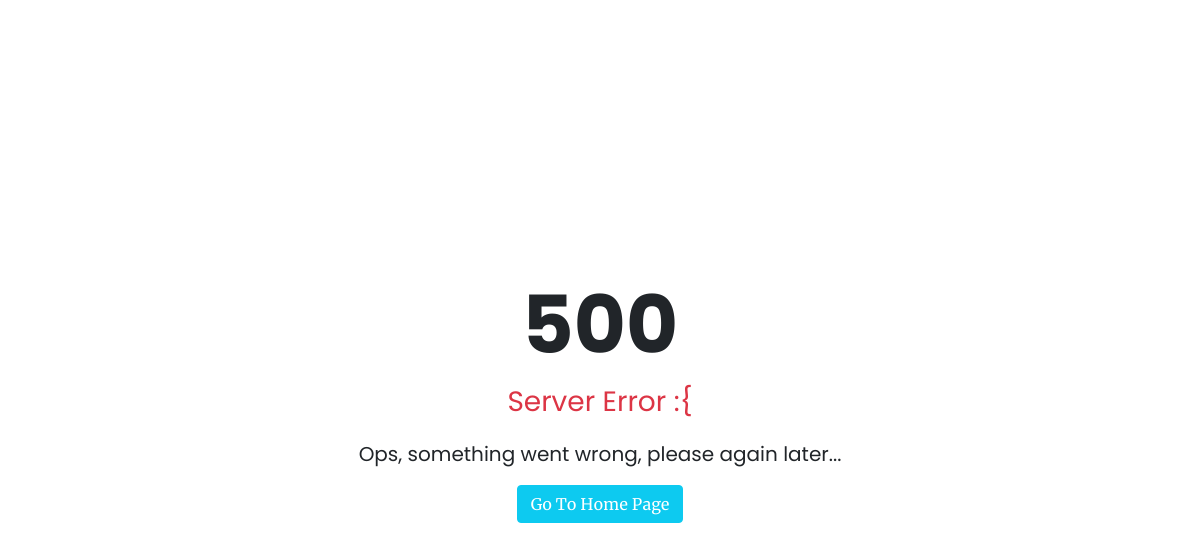
Before: /user/edit/1 (signed in) with the older database file.
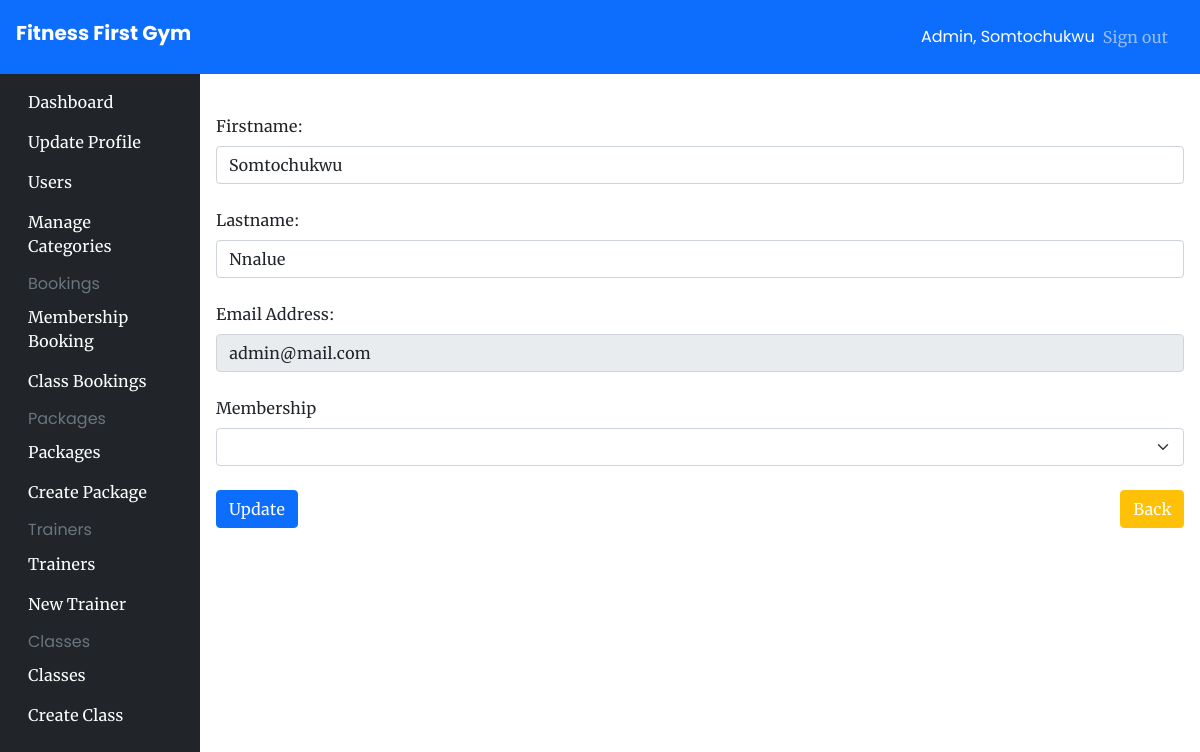
After: the same page with the newer database file.
### app/models/__init__.py (models this page shows, shortened)
class User(UserMixin, db.Model):
    id = db.Column(db.Integer, primary_key=True)
    firstname = db.Column(db.String(200), nullable=False)
    lastname = db.Column(db.String(200), nullable=True)
    email = db.Column(db.String(100), nullable=False, unique=True)
    password = db.Column(db.String(200), nullable=False)
    isAdmin = db.Column(db.Boolean(), default=False)
    createdAt = db.Column(db.DateTime, default=datetime.utcnow)
    payment_details = db.relationship('PaymentDetails', uselist=False, back_populates='user')
    membership = db.relation('Membership', uselist=False, back_populates='user')

### app/user_views.py (the view, shortened to what this page needs)
@app.route('/user/edit/<int:id>', methods=['GET', 'POST'])
@login_required
@authorize_request
def modify_user(id):
    user = User.query.get(id)
    memberships = Package.query.all()
    return render_template('pages/admin/users/edit.html', user=user, memberships=memberships)

### app/admin_views.py (called while the page is built)
def authorize_request(view_func):
   @wraps(view_func)
   def wrapped_view(*args, **kwargs):
      try:
         if current_user.isAdmin:
               return view_func(*args, **kwargs)
         else:
            flash('Unauthorized')
            return redirect('/')
      except Exception as error:
         return render_template('pages/error/500.html', error=error)
   return wrapped_view

### app/models/__init__.py (called while the page is built)
@login_manager.user_loader
def load_user(id):
    return User.query.get(id)

### app/templates/pages/admin/users/edit.html (shortened to what this page needs)
{% extends "components/admin_base.html" %}
{% block content %}
<form action="/user/edit/{{user.id}}" method="post">
    <div class="form-group my-4">
        <label for="subject" class="form-label">Firstname:</label>
        <input type="text" class="form-control" id="firstname" name="firstname" minlength="3" value="{{user.firstname}}"
            required />
    </div>
    <div class="form-group my-4">
        <label for="subject" class="form-label">Lastname:</label>
        <input type="text" class="form-control" id="lastname" name="lastname" minlength="3"
            value="{{user.lastname if user.lastname}}" required />
    </div>
    <div class="form-group my-4">
        <label for="subject" class="form-label">Email Address:</label>
        <input type="email" class="form-control" id="email" name="email" minlength="6" value="{{user.email}}" readonly />
    </div>
    <div class="col-12">
        <label for="inputEmail4" class="form-label">Membership</label>
        <select id="membership" name="membership"  class="form-select">
            <option selected value="{{user.membership.package.name}}">{{user.membership.package.name}}</option>
        </select>
    </div>
    <div class="form-group my-4 d-flex justify-content-between">
        <button class="btn btn-primary" type="submit">Update</button>
        <a class="btn btn-warning text-white" href="/users/all">Back</a>
    </div>
</form>
{% endblock content %}

### app/templates/components/admin_base.html (shortened to what this page needs)
<!DOCTYPE html>
<html lang="en">
<head>
    <link rel="stylesheet" href="{{url_for('static', filename='css/bootstrap.min.css')}}" />
    <link rel="stylesheet" href="{{url_for('static', filename='css/main.css')}}" />
</head>
<body class="relative">
    <main>
        <nav class="navbar navbar-dark sticky-top bg-primary flex-md-nowrap p-3">
            <a class="navbar-brand h2 col-sm-3 col-md-2 mr-0" href="/">Fitness First Gym</a>
            <div class="navbar-nav px-3">
                <div class="nav-item text-nowrap d-flex align-items-center">
                    <span class="text-white mx-2">Admin, {{current_user.firstname}}</span>
                    <a class="nav-link" href="/auth/logout">Sign out</a>
                </div>
            </div>
        </nav>
        <div>
            <div class="container-fluid">
                <div class="row">
                    {% include "components/admin_navbar.html" %}
                    <main role="main" class="relative col-md-9 ml-sm-auto col-lg-10 p-3">
                        {% block content %} {% endblock %}
                    </main>
                </div>
            </div>
        </div>
    </main>
</body>
</html>

Changed rows visible on the page:
now on this page (row edited): User: firstname "Somtochukwu", lastname "Nnalue", email "admin@mail.com"
Other visible differences:
text no longer shown: "500 Server Error :{ Ops, something went wrong, please again later... Go To Home Page"
text now shown: "Fitness First Gym Admin, Sign out Dashboard Update Profile Users Manage Categories Bookings Membership Booking Class Bookings Packages Packages Create Package Trainers Trainers New Trainer Classes Classes Create Class Firstname: Lastname: Email Address: Membership Update Back"
